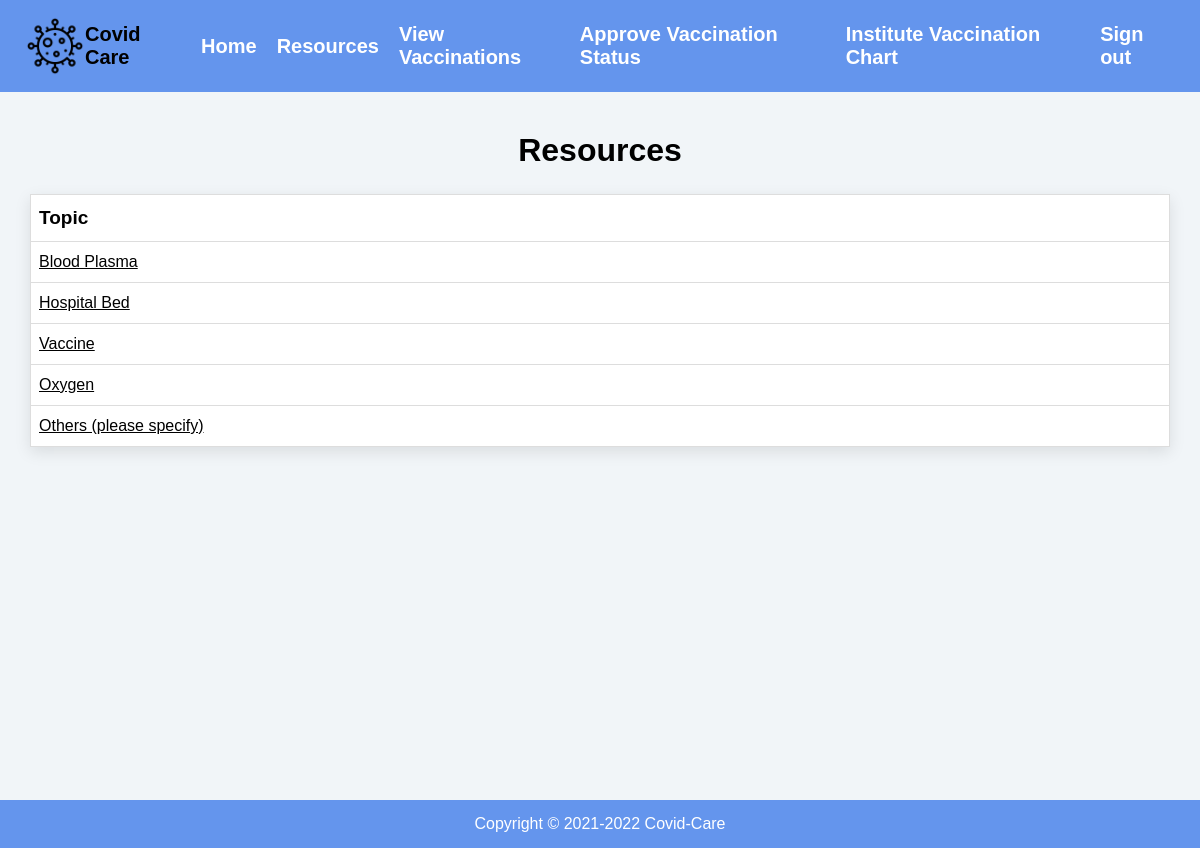
Screenshot of /category.php?id=8 (signed in) with the database file from the repository.
### tables this page shows
CREATE TABLE `categories` (
  `cat_id` int(8) NOT NULL,
  `cat_name` varchar(255) NOT NULL,
  `cat_description` varchar(255) NOT NULL
);

CREATE TABLE `topics` (
  `topic_id` int(8) NOT NULL,
  `topic_subject` varchar(255) NOT NULL,
  `topic_cat` int(8) NOT NULL,
  `topic_by` int(8) NOT NULL
);

### category.php (the view)
<?php
include 'connect.php';
include 'header.php';
if(isset($_SESSION['signed_in']) == false)
{
    header("Location: signin.php");
    exit();
}
else{
$sql = "SELECT
            cat_id,
            cat_name,
            cat_description
        FROM
            categories
        WHERE
            cat_id = " . mysqli_real_escape_string($conn, $_GET['id']);
$result = mysqli_query($conn, $sql);
if(!$result)
{
    echo 'The category could not be displayed, please try again later.' . mysqli_error($conn);
}
else
{
    if(mysqli_num_rows($result) == 0)
    {
        echo 'This category does not exist.';
    }
    else
    {
        while($row = mysqli_fetch_assoc($result))
        {
            echo '<h1>' . $row['cat_name'] . '</h1>';
        }
        $sql = "SELECT
                    topic_id,
                    topic_subject,
                    topic_cat
                FROM
                    topics
                WHERE
                    topic_cat = " . mysqli_real_escape_string($conn, $_GET['id']);
        $result = mysqli_query($conn, $sql);
        if(!$result)
        {
            echo 'The topics could not be displayed, please try again later.';
        }
        else
        {
            if(mysqli_num_rows($result) == 0)
            {
                echo 'There are no topics in this category yet.';
            }
            else
            {
                echo '<table border="1">
                      <tr>
                        <th>Topic</th>
                      </tr>';
                while($row = mysqli_fetch_assoc($result))
                {
                    echo '<tr>';
                        echo '<td class="leftpart">';
                            echo '<h5><a href="topic.php?id=' . $row['topic_id'] . '">' . $row['topic_subject'] . '</a><h5>';
                        echo '</td>';
                    echo '</tr>';
                }
                echo '</table>';
            }
        }
    }
}
}
?>
<?php
include 'footer.php';
?>

### style.css (style rules this page uses)
* { margin: 0; padding: 0; box-sizing: border-box; font-family: "Poppins", sans-serif; }
body { background-color: #F1F5F8; min-height: 100vh; position: relative; }
a { text-decoration: underline; }
h1 { text-align: center; margin: 10px 0px ; margin-top: 40px; }
table { font-family: Arial, Helvetica, sans-serif; border-collapse: collapse; overflow-x: auto; width: 100%; margin-top: 25px; background-color: white; box-shadow: 0 5px 15px rgb(0 0 0 / 10%); }
table td, table th { border: 1px solid #ddd; padding:11px 8px; }
td,h5 { font-size: 16px; font-weight: 300; }
table th { padding-top: 12px; padding-bottom: 12px; text-align: left; font-weight: bolder; color: black; font-size: 19px; }
table a { color: black; }

### rows the page displays
categories: cat_name "Resources"
topics: topic_subject "Blood Plasma"
topics: topic_subject "Hospital Bed"
topics: topic_subject "Vaccine"
topics: topic_subject "Oxygen"
topics: topic_subject "Others (please specify)"
